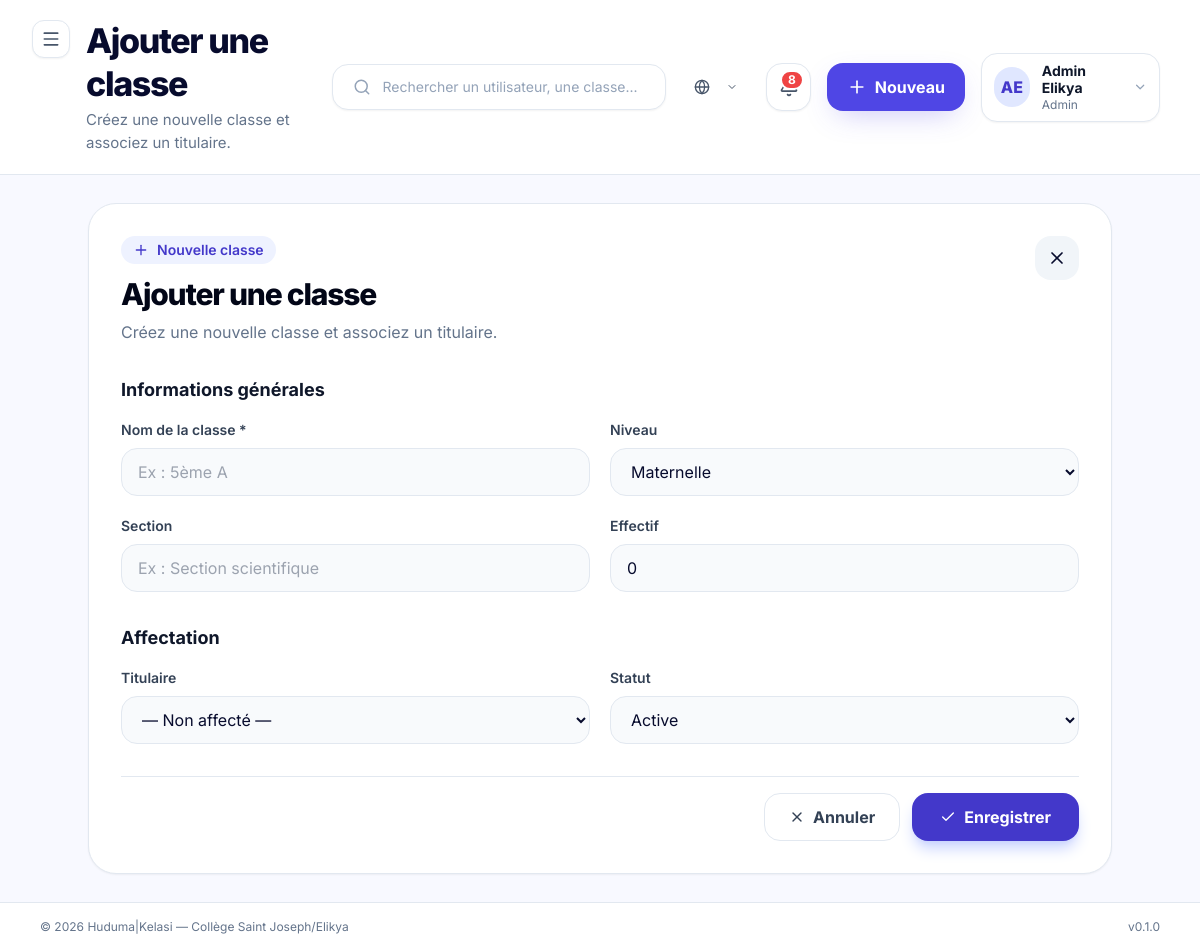
Page /academic/classes/ajouter/ (signed in) on the committed database.
### apps/accounts/models.py (models this page shows, shortened)
class User(AbstractBaseUser, PermissionsMixin, BaseModel):
    email = models.EmailField(
        unique=True,
        verbose_name=_("Email"),
        help_text=_("Adresse email utilisée comme identifiant de connexion."),
    )
    first_name = models.CharField(
        max_length=80,
        verbose_name=_("Prénom"),
    )
    last_name = models.CharField(
        max_length=80,
        verbose_name=_("Nom"),
    )
    role = models.CharField(
        max_length=30,
        choices=UserRole.choices,
        default=UserRole.ELEVE,
        verbose_name=_("Rôle"),
        help_text=_("Rôle de l'utilisateur dans la plateforme."),
    )
    phone = models.CharField(
        max_length=30,
        blank=True,
        default="",
        verbose_name=_("Téléphone"),
    )
    avatar = models.ImageField(
        upload_to="avatars/",
        blank=True,
        null=True,
        verbose_name=_("Avatar"),
    )
    is_active = models.BooleanField(
        default=True,
        verbose_name=_("Actif"),
    )
    is_staff = models.BooleanField(
        default=False,
        verbose_name=_("Accès admin Django"),
    )
    date_joined = models.DateTimeField(
        auto_now_add=True,
        verbose_name=_("Date d'inscription"),
    )
    USERNAME_FIELD = "email"
    REQUIRED_FIELDS = ["first_name", "last_name"]
    objects = UserManager()
    class Meta:
        verbose_name = _("Utilisateur")
        verbose_name_plural = _("Utilisateurs")
        ordering = ["last_name", "first_name"]
        indexes = [
            models.Index(fields=["role"]),
            models.Index(fields=["is_active"]),
        ]
    @property
    def full_name(self) -> str:
        return f"{self.first_name} {self.last_name}".strip()
    @property
    def short_label(self) -> str:
        return ROLE_SHORT_LABELS.get(self.role, self.role)
    @property
    def initials(self) -> str:
        first = (self.first_name or "").strip()
        last = (self.last_name or "").strip()
        if first and last:
            return f"{first[0]}{last[0]}".upper()
        if first:
            return first[0].upper()
        if self.email:
            return self.email[0].upper()
        return "?"

### apps/academic/views.py (the view, shortened to what this page needs)
# urls.py: path("classes/ajouter/", ClasseCreateView.as_view(), name="classe_add"),
class ClasseCreateView(RoleRequiredMixin, View):
    allowed_roles = [UserRole.ADMIN]
    template_name = "pages/admin/classes/ajouter.html"
    def get(self, request):
        ctx = {
            "page_title": "Ajouter une classe",
            "page_subtitle": "Créez une nouvelle classe et associez un titulaire.",
            "enseignants": User.objects.filter(
                role=UserRole.ENSEIGNANT, is_active=True
            ),
            "annees": AnneeScolaire.objects.all(),
            "niveau_choices": Classe.Niveau.choices,
            "statut_choices": Classe.Statut.choices,
        }
        return render(request, self.template_name, ctx)

### apps/core/context_processors.py (called while the page is built)
def _get_unread_count(user):
    try:
        from apps.notifications.models import Notification
        return Notification.objects.filter(destinataire=user, lu=False).count()
    except Exception:
        return 0

### apps/core/managers.py (called while the page is built)
    def get_queryset(self):
        return super().get_queryset().filter(deleted_at__isnull=True)

### apps/core/mixins.py (called while the page is built)
    def dispatch(self, request, *args, **kwargs):
        user = request.user
        if not user.is_authenticated:
            return self.handle_no_permission()
        if self.allowed_roles and user.role not in self.allowed_roles:
            raise PermissionDenied(
                "Votre rôle ne vous permet pas d'accéder à cette page."
            )
        return super().dispatch(request, *args, **kwargs)

### templates/pages/admin/classes/ajouter.html (shortened to what this page needs)
{% extends "layouts/dashboard.html" %}
{% load static %}
{% load huduma_tags %}
{% block content %}
<section class="max-w-5xl mx-auto bg-white border border-slate-200 rounded-[28px] shadow-sm p-8">
  <div class="flex items-start justify-between gap-6 mb-8">
    <div>
      <span class="inline-flex items-center gap-2 px-3 py-1 rounded-full bg-indigo-50 text-indigo-700 text-sm font-semibold mb-3">
        <i data-lucide="plus" class="w-4 h-4"></i>
        Nouvelle classe
      </span>
      <h1 class="text-3xl font-extrabold tracking-[-0.04em] text-slate-950">
        Ajouter une classe
      </h1>
      <p class="text-slate-500 mt-2">
        Créez une nouvelle classe et associez un titulaire.
      </p>
    </div>
    <a href="{% url 'academic:classe_list' %}" class="w-11 h-11 rounded-2xl bg-slate-100 hover:bg-slate-200 flex items-center justify-center">
      <i data-lucide="x" class="w-5 h-5"></i>
    </a>
  </div>
  <form method="post" class="space-y-8">
    <div>
      <h2 class="text-lg font-bold text-slate-900 mb-4">Informations générales</h2>
      <div class="grid grid-cols-1 md:grid-cols-2 gap-5">
        <div>
          <label class="block text-sm font-semibold text-slate-700 mb-2">Nom de la classe *</label>
          <input type="text" name="nom" required placeholder="Ex : 5ème A"
            class="w-full h-12 px-4 rounded-2xl border border-slate-200 bg-slate-50 focus:bg-white focus:border-indigo-500 focus:ring-4 focus:ring-indigo-100 outline-none">
        </div>
        <div>
          <label class="block text-sm font-semibold text-slate-700 mb-2">Niveau</label>
          <select name="niveau" class="w-full h-12 px-4 rounded-2xl border border-slate-200 bg-slate-50 focus:bg-white focus:border-indigo-500 focus:ring-4 focus:ring-indigo-100 outline-none">
            {% for value, label in niveau_choices %}
              <option value="{{ value }}">{{ label }}</option>
            {% endfor %}
          </select>
        </div>
        <div>
          <label class="block text-sm font-semibold text-slate-700 mb-2">Section</label>
          <input type="text" name="section" placeholder="Ex : Section scientifique"
            class="w-full h-12 px-4 rounded-2xl border border-slate-200 bg-slate-50 focus:bg-white focus:border-indigo-500 focus:ring-4 focus:ring-indigo-100 outline-none">
        </div>
        <div>
          <label class="block text-sm font-semibold text-slate-700 mb-2">Effectif</label>
          <input type="number" name="effectif" value="0" min="0"
            class="w-full h-12 px-4 rounded-2xl border border-slate-200 bg-slate-50 focus:bg-white focus:border-indigo-500 focus:ring-4 focus:ring-indigo-100 outline-none">
        </div>
      </div>
    </div>
    <div>
      <h2 class="text-lg font-bold text-slate-900 mb-4">Affectation</h2>
      <div class="grid grid-cols-1 md:grid-cols-2 gap-5">
        <div>
          <label class="block text-sm font-semibold text-slate-700 mb-2">Titulaire</label>
          <select name="titulaire" class="w-full h-12 px-4 rounded-2xl border border-slate-200 bg-slate-50 focus:bg-white focus:border-indigo-500 focus:ring-4 focus:ring-indigo-100 outline-none">
            <option value="">— Non affecté —</option>
          </select>
        </div>
        <div>
          <label class="block text-sm font-semibold text-slate-700 mb-2">Statut</label>
          <select name="statut" class="w-full h-12 px-4 rounded-2xl border border-slate-200 bg-slate-50 focus:bg-white focus:border-indigo-500 focus:ring-4 focus:ring-indigo-100 outline-none">
            {% for value, label in statut_choices %}
              <option value="{{ value }}">{{ label }}</option>
            {% endfor %}
          </select>
        </div>
      </div>
    </div>
    <div class="flex items-center justify-end gap-3 pt-4 border-t border-slate-200">
      <a href="{% url 'academic:classe_list' %}" class="h-12 px-6 rounded-2xl border border-slate-200 text-slate-700 font-bold hover:bg-slate-50 flex items-center gap-2">
        <i data-lucide="x" class="w-4 h-4"></i>
        Annuler
      </a>
      <button type="submit" class="h-12 px-7 rounded-2xl bg-indigo-700 text-white font-bold hover:bg-indigo-800 shadow-lg shadow-indigo-200 flex items-center gap-2">
        <i data-lucide="check" class="w-4 h-4"></i>
        Enregistrer
      </button>
    </div>
  </form>
</section>
{% endblock %}

### templates/partials/navbar.html (shortened to what this page needs)
<div class="flex flex-col lg:flex-row lg:items-center justify-between gap-6 w-full">
  <div class="flex items-start gap-4">
    <button
      @click="sidebarOpen = !sidebarOpen"
      class="xl:hidden p-2 -ml-2 rounded-xl bg-white border border-slate-200 text-slate-600 hover:bg-slate-50 shadow-sm"
      aria-label="Basculer la sidebar"
    >
      <i data-lucide="menu" class="w-5 h-5"></i>
    </button>
    <div>
      <h2 class="text-[26px] lg:text-[34px] font-extrabold tracking-[-0.04em] text-kelasi-ink leading-tight">
        {% block navbar_title %}{{ page_title|default:"Tableau de bord" }}{% endblock %}
      </h2>
      {% if page_subtitle %}
        <p class="mt-1 text-slate-500 text-[14px] lg:text-[15px]">{{ page_subtitle }}</p>
      {% endif %}
    </div>
  </div>
  <div class="flex items-center gap-4">
    <div class="hidden md:flex items-center gap-3 w-[300px] lg:w-[360px] bg-white border border-slate-200 rounded-2xl px-5 py-3 shadow-sm">
      <i data-lucide="search" class="w-5 h-5 text-slate-400"></i>
      <input
        type="text"
        placeholder="Rechercher un utilisateur, une classe..."
        class="w-full outline-none text-sm bg-transparent text-slate-700 placeholder:text-slate-400"
      >
    </div>
    {% include "partials/language_switcher.html" %}
    <a
      href="{% url 'notifications:list' %}"
      class="relative w-12 h-12 rounded-2xl bg-white border border-slate-200 flex items-center justify-center shadow-sm hover:bg-slate-50"
      title="Notifications"
    >
      {% if unread_notifications_count > 0 %}
        <span class="absolute top-1.5 right-1.5 min-w-[20px] h-5 px-1.5 bg-red-500 text-white text-xs font-bold rounded-full flex items-center justify-center border-2 border-white">
          {{ unread_notifications_count }}
        </span>
      {% endif %}
    </a>
    {% if current_user_role == 'admin' %}
      <button class="hidden sm:flex bg-indigo-600 text-white px-5 py-3 rounded-2xl font-bold items-center gap-2 shadow-indigo-glow hover:bg-indigo-700 transition-colors">
        <i data-lucide="plus" class="w-5 h-5"></i>
        Nouveau
      </button>
    {% endif %}
    <div class="relative" x-data="{ userMenuOpen: false }">
      <button
        @click="userMenuOpen = !userMenuOpen"
        class="flex items-center gap-3 bg-white border border-slate-200 rounded-2xl px-3 py-2 shadow-sm hover:bg-slate-50"
      >
        <span class="w-10 h-10 rounded-full bg-indigo-100 text-indigo-700 flex items-center justify-center font-extrabold">
          {{ request.user.initials }}
        </span>
        <div class="hidden lg:block text-left">
          <p class="text-sm font-bold text-slate-900 leading-tight">{{ request.user.full_name }}</p>
          <p class="text-xs text-slate-500">{{ request.user.short_label }}</p>
        </div>
        <i data-lucide="chevron-down" class="w-4 h-4 text-slate-400 hidden lg:block"></i>
      </button>
    </div>
  </div>
</div>

### templates/layouts/base.html (style rules this page uses)
body { font-family: 'Inter', system-ui, sans-serif; }

### rows in the picture
User: user.initials "AE", user.full_name "Admin Elikya", user.short_label "Admin"

### other values in the picture
{{ page_title|default:"Tableau de bord" }} "Ajouter une classe"
{{ page_subtitle }} "Créez une nouvelle classe et associez un titulaire."
{{ unread_notifications_count }} "8"
{{ HUDUMA_NAME }} "Huduma"
{{ HUDUMA_VERSION }} "0.1.0"
form field niveau "Maternelle"
form field statut "Active"
